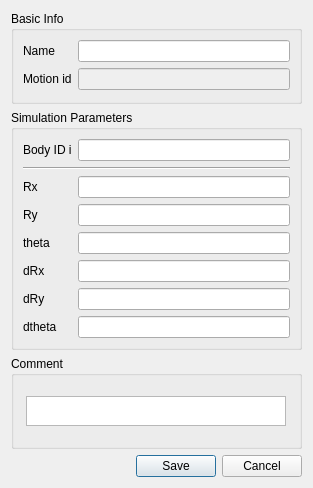
<?xml version="1.0" encoding="UTF-8"?>
<ui version="4.0">
 <class>Form</class>
 <widget class="QWidget" name="Form">
  <property name="geometry">
   <rect>
    <x>0</x>
    <y>0</y>
    <width>313</width>
    <height>488</height>
   </rect>
  </property>
  <property name="minimumSize">
   <size>
    <width>313</width>
    <height>488</height>
   </size>
  </property>
  <property name="maximumSize">
   <size>
    <width>313</width>
    <height>488</height>
   </size>
  </property>
  <property name="windowTitle">
   <string>Motion</string>
  </property>
  <layout class="QVBoxLayout" name="verticalLayout">
   <item>
    <widget class="QGroupBox" name="groupBox">
     <property name="title">
      <string>Basic Info</string>
     </property>
     <layout class="QGridLayout" name="gridLayout_3">
      <item row="0" column="0">
       <widget class="QLabel" name="name_label">
        <property name="text">
         <string>Name</string>
        </property>
       </widget>
      </item>
      <item row="0" column="1">
       <widget class="QLineEdit" name="name_lineEdit"/>
      </item>
      <item row="1" column="0">
       <widget class="QLabel" name="motion_id_label">
        <property name="text">
         <string>Motion id</string>
        </property>
       </widget>
      </item>
      <item row="1" column="1">
       <widget class="QLineEdit" name="motion_id_lineEdit">
        <property name="enabled">
         <bool>false</bool>
        </property>
       </widget>
      </item>
     </layout>
    </widget>
   </item>
   <item>
    <widget class="QGroupBox" name="groupBox_simulationParameters">
     <property name="title">
      <string>Simulation Parameters</string>
     </property>
     <layout class="QGridLayout" name="gridLayout_4">
      <item row="0" column="0">
       <widget class="QLabel" name="bodyID_label">
        <property name="text">
         <string>Body ID i</string>
        </property>
       </widget>
      </item>
      <item row="0" column="1">
       <widget class="QLineEdit" name="bodyID_lineEdit"/>
      </item>
      <item row="4" column="1">
       <widget class="QLineEdit" name="theta_lineEdit"/>
      </item>
      <item row="5" column="1">
       <widget class="QLineEdit" name="dRx_lineEdit"/>
      </item>
      <item row="6" column="1">
       <widget class="QLineEdit" name="dRy_lineEdit"/>
      </item>
      <item row="2" column="1">
       <widget class="QLineEdit" name="Rx_lineEdit"/>
      </item>
      <item row="1" column="0" colspan="2">
       <widget class="Line" name="line">
        <property name="orientation">
         <enum>Qt::Horizontal</enum>
        </property>
       </widget>
      </item>
      <item row="3" column="1">
       <widget class="QLineEdit" name="Ry_lineEdit"/>
      </item>
      <item row="7" column="1">
       <widget class="QLineEdit" name="dtheta_lineEdit"/>
      </item>
      <item row="2" column="0">
       <widget class="QLabel" name="Rx_label">
        <property name="text">
         <string>Rx</string>
        </property>
       </widget>
      </item>
      <item row="3" column="0">
       <widget class="QLabel" name="Ry_label">
        <property name="text">
         <string>Ry</string>
        </property>
       </widget>
      </item>
      <item row="6" column="0">
       <widget class="QLabel" name="dRy_label">
        <property name="text">
         <string>dRy</string>
        </property>
       </widget>
      </item>
      <item row="5" column="0">
       <widget class="QLabel" name="dRx_label">
        <property name="text">
         <string>dRx</string>
        </property>
       </widget>
      </item>
      <item row="4" column="0">
       <widget class="QLabel" name="theta_label">
        <property name="text">
         <string>theta</string>
        </property>
       </widget>
      </item>
      <item row="7" column="0">
       <widget class="QLabel" name="dtheta_label">
        <property name="text">
         <string>dtheta</string>
        </property>
       </widget>
      </item>
     </layout>
    </widget>
   </item>
   <item>
    <widget class="QGroupBox" name="groupBox_comment">
     <property name="minimumSize">
      <size>
       <width>0</width>
       <height>40</height>
      </size>
     </property>
     <property name="title">
      <string>Comment</string>
     </property>
     <layout class="QHBoxLayout" name="horizontalLayout">
      <item>
       <widget class="QTextEdit" name="comment_textEdit">
        <property name="sizePolicy">
         <sizepolicy hsizetype="Fixed" vsizetype="Fixed">
          <horstretch>0</horstretch>
          <verstretch>0</verstretch>
         </sizepolicy>
        </property>
        <property name="minimumSize">
         <size>
          <width>260</width>
          <height>20</height>
         </size>
        </property>
        <property name="maximumSize">
         <size>
          <width>260</width>
          <height>30</height>
         </size>
        </property>
       </widget>
      </item>
     </layout>
    </widget>
   </item>
   <item>
    <widget class="QDialogButtonBox" name="buttonBox">
     <property name="standardButtons">
      <set>QDialogButtonBox::Cancel|QDialogButtonBox::Save</set>
     </property>
    </widget>
   </item>
  </layout>
 </widget>
 <resources/>
 <connections/>
</ui>
